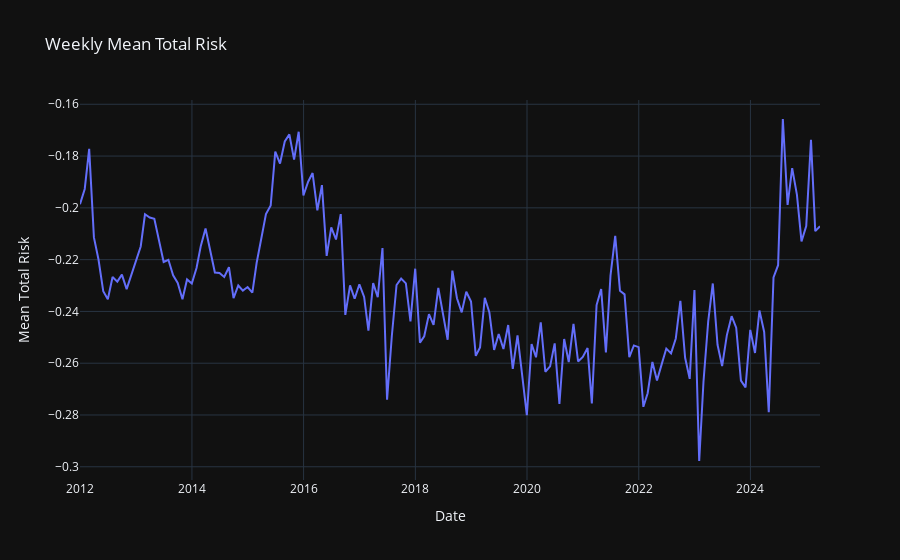

The notebook cell saved with this chart:
### Code cell
import pandas as pd
import plotly.express as px

# Assuming your DataFrame is named 'wells_df'
# Convert 'date_received' column to datetime if not already

df_complaints = df_complaints.reset_index()

wells_df = df_complaints[df_complaints["ticker"]=="WFC"]

wells_df['date'] = pd.to_datetime(wells_df['date'])

# Resample the data by week and calculate the mean of 'total_risk'
weekly_data = wells_df.resample('M', on='date')['complaint_score'].mean().reset_index()

# Create the line plot using Plotly Express
fig = px.line(weekly_data, x='date', y='complaint_score', title='Weekly Mean Total Risk')

# Update the axis labels
fig.update_xaxes(title='Date')
fig.update_yaxes(title='Mean Total Risk')

# Show the plot
fig.show()

### Figure 1 — Plotly figure (JSON) as saved in the notebook; plotly's stock layout.template omitted (floating-point values rounded to 4 significant figures; data arrays with more than 128 entries replaced by an {"elided": "..."} marker saying what was removed)
{"data": [{"hovertemplate": "date=%{x}<br>complaint_score=%{y}<extra></extra>", "legendgroup": "", "line": {"color": "#636efa", "dash": "solid"}, "marker": {"symbol": "circle"}, "mode": "lines", "name": "", "orientation": "v", "showlegend": false, "type": "scatter", "x": {"elided": "160 str values"}, "xaxis": "x", "y": {"elided": "160 float values"}, "yaxis": "y"}], "layout": {"autosize": true, "legend": {"tracegroupgap": 0}, "title": {"text": "Weekly Mean Total Risk"}, "xaxis": {"anchor": "y", "autorange": true, "domain": [0, 1], "range": ["2011-12-31", "2025-03-31"], "title": {"text": "Date"}, "type": "date"}, "yaxis": {"anchor": "x", "autorange": true, "domain": [0, 1], "range": [-0.3051, -0.1583], "title": {"text": "Mean Total Risk"}, "type": "linear"}}}
